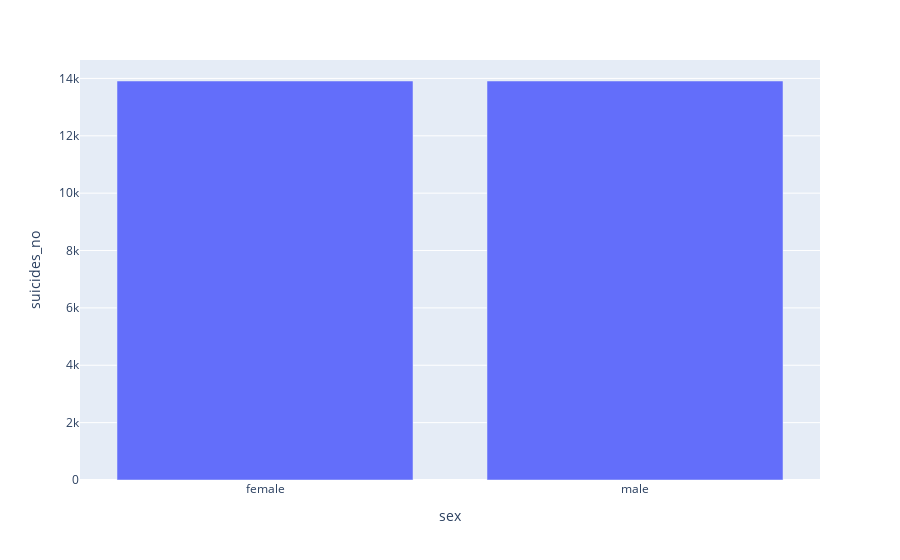

Source (notebook cell):
### Markdown cell above
Why to the rates drop so significantly in 2015? Innaccurate data?

### Code cell
sex = rates.groupby(['sex']).count().reset_index()
fig=px.bar(sex, x='sex', y='suicides_no')
fig.show()

### Figure 1 — Plotly figure (JSON) as saved in the notebook; plotly's stock layout.template omitted (floating-point values rounded to 4 significant figures)
{"data": [{"alignmentgroup": "True", "hovertemplate": "sex=%{x}<br>suicides_no=%{y}<extra></extra>", "legendgroup": "", "marker": {"color": "#636efa"}, "name": "", "offsetgroup": "", "orientation": "v", "showlegend": false, "textposition": "auto", "type": "bar", "x": ["female", "male"], "xaxis": "x", "y": [13910, 13910], "yaxis": "y"}], "layout": {"barmode": "relative", "legend": {"tracegroupgap": 0}, "margin": {"t": 60}, "xaxis": {"anchor": "y", "domain": [0, 1], "title": {"text": "sex"}}, "yaxis": {"anchor": "x", "domain": [0, 1], "title": {"text": "suicides_no"}}}}
